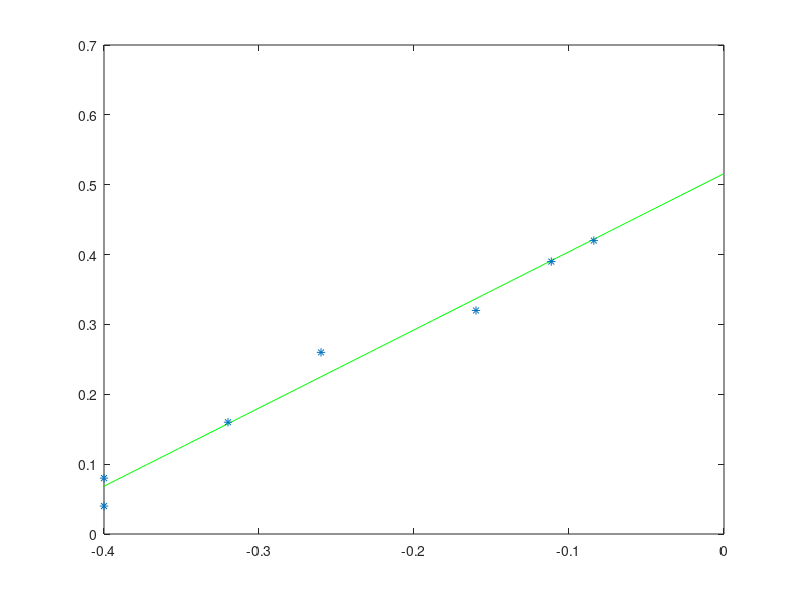

Write MATLAB code to recreate this figure.
N=7;
S=[.1;.2;.5;1;2;3.5;5];
V=[.04;.08;.16;.26;.32;.39;.42];
A=[ones(1,N)',-V./S];
B=transpose(A)*A;
c=transpose(A)*V;
b=B\c;
s=[0:100]/20;
g=b(1)*s./(s+b(2));
plot(S,V,'*',s,g,'r')
plot(-V./S,S)
t=-.004*[0:100];
f=b(1)+t*b(2);
plot(t,f,'g',-V./S,V,'*')
